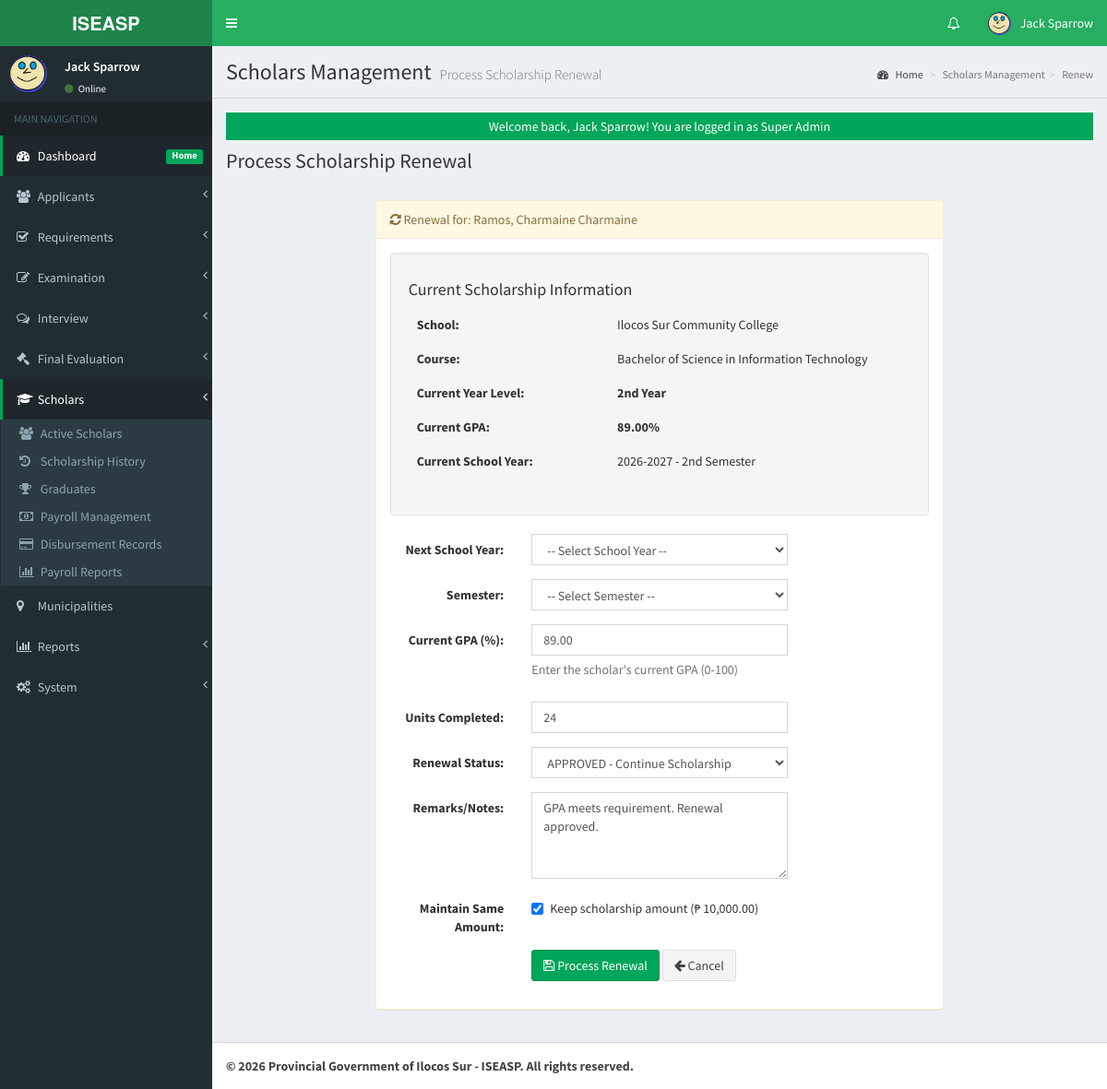
Screenshot of /admin/scholars/index.php?view=renew&id=1 (signed in) with the database file from the repository.
### tables this page shows
CREATE TABLE `tblusers` (
  `USERID` int(11) NOT NULL AUTO_INCREMENT,
  `FULLNAME` varchar(150) NOT NULL,
  `USERNAME` varchar(100) NOT NULL,
  `PASS` varchar(255) NOT NULL,
  `ROLE` enum('Super Admin','Admin','Evaluator','Staff') DEFAULT 'Admin',
  `PICLOCATION` varchar(255) DEFAULT NULL,
  `EMAIL` varchar(150) DEFAULT NULL,
  `DATECREATED` datetime DEFAULT current_timestamp(),
  `LAST_LOGIN` datetime DEFAULT NULL,
  `LAST_ACTIVITY` datetime DEFAULT NULL,
  `IP_ADDRESS` varchar(45) DEFAULT NULL,
  PRIMARY KEY (`USERID`),
  UNIQUE KEY `USERNAME` (`USERNAME`),
  KEY `idx_username` (`USERNAME`),
  KEY `idx_role` (`ROLE`)
);

CREATE TABLE `tbl_scholarship_awards` (
  `AWARD_ID` int(11) NOT NULL AUTO_INCREMENT,
  `APPLICANTID` int(11) NOT NULL,
  `SCHOOL_YEAR` varchar(20) NOT NULL,
  `SEMESTER` enum('1st Semester','2nd Semester','Summer') DEFAULT '1st Semester',
  `AWARD_DATE` date DEFAULT curdate(),
  `AWARDED_BY` int(11) NOT NULL,
  `AMOUNT` decimal(10,2) DEFAULT NULL,
  `STATUS` enum('Active','Inactive','Graduated','Terminated') DEFAULT 'Active',
  `REMARKS` text DEFAULT NULL,
  `CREATED_AT` datetime DEFAULT current_timestamp(),
  `UPDATED_BY` int(11) DEFAULT NULL,
  `UPDATED_AT` datetime DEFAULT NULL ON UPDATE current_timestamp(),
  PRIMARY KEY (`AWARD_ID`),
  KEY `APPLICANTID` (`APPLICANTID`),
  KEY `AWARDED_BY` (`AWARDED_BY`),
  KEY `idx_applicant` (`APPLICANTID`),
  KEY `idx_awarded_by` (`AWARDED_BY`),
  KEY `idx_status` (`STATUS`),
  KEY `idx_school_year` (`SCHOOL_YEAR`),
  CONSTRAINT `fk_award_applicant` FOREIGN KEY (`APPLICANTID`) REFERENCES `tbl_applicants` (`APPLICANTID`) ON DELETE CASCADE,
  CONSTRAINT `fk_award_awarder` FOREIGN KEY (`AWARDED_BY`) REFERENCES `tblusers` (`USERID`)
);

CREATE TABLE `tbl_applicants` (
  `APPLICANTID` int(11) NOT NULL AUTO_INCREMENT,
  `FIRSTNAME` varchar(100) NOT NULL,
  `MIDDLENAME` varchar(100) DEFAULT NULL,
  `LASTNAME` varchar(100) NOT NULL,
  `SUFFIX` varchar(10) DEFAULT NULL,
  `LRN` varchar(12) DEFAULT NULL,
  `BIRTHDATE` date DEFAULT NULL,
  `BIRTHPLACE` varchar(200) DEFAULT NULL,
  `GENDER` enum('Male','Female','Other') DEFAULT NULL,
  `CIVIL_STATUS` enum('Single','Married','Widowed','Separated') DEFAULT 'Single',
  `RELIGION` varchar(100) DEFAULT NULL,
  `NATIONALITY` varchar(50) DEFAULT 'Filipino',
  `PERMANENT_ADDRESS` text DEFAULT NULL,
  `CURRENT_ADDRESS` text DEFAULT NULL,
  `DISTRICT` varchar(100) DEFAULT NULL,
  `MUNICIPALITY` varchar(100) DEFAULT NULL,
  `BARANGAY` varchar(100) DEFAULT NULL,
  `COURSE` varchar(150) NOT NULL,
  `SCHOOL` varchar(150) NOT NULL,
  `YEARLEVEL` varchar(50) NOT NULL,
  `GPA` decimal(5,2) DEFAULT NULL,
  `CONTACT` varchar(20) NOT NULL,
  `EMAIL` varchar(150) NOT NULL,
  `FACEBOOK_URL` varchar(255) DEFAULT NULL,
  `EMERGENCY_CONTACT_NAME` varchar(150) DEFAULT NULL,
  `EMERGENCY_CONTACT_NUMBER` varchar(20) DEFAULT NULL,
  `EMERGENCY_CONTACT_RELATION` varchar(50) DEFAULT NULL,
  `APPLICATION_TYPE` enum('New Applicant','Renewal') DEFAULT 'New Applicant',
  `SCHOOL_YEAR` varchar(20) DEFAULT NULL,
  `SEMESTER` enum('1st Semester','2nd Semester','Summer') DEFAULT '1st Semester',
  `IS_4PS_BENEFICIARY` enum('Yes','No') DEFAULT 'No',
  `IS_INDIGENOUS` enum('Yes','No') DEFAULT 'No',
  `FAMILY_ANNUAL_INCOME` decimal(10,2) DEFAULT NULL,
  `PARENT_OCCUPATION` varchar(100) DEFAULT NULL,
  `STATUS` enum('Pending','Approved','Rejected','For Interview','Qualified','Scholar','Graduated') DEFAULT 'Pending',
  `EXAM_STATUS` enum('Pending','Passed','Failed') DEFAULT 'Pending',
  `REQUIREMENT_STATUS` enum('Complete','Incomplete','Pending') DEFAULT 'Pending',
  `REQUIREMENT_DATE` datetime DEFAULT NULL,
  `EXAM_SLIP_NUMBER` varchar(50) DEFAULT NULL,
  `EXAM_SLIP_GENERATED` datetime DEFAULT NULL,
  `EXAM_DATE` date DEFAULT NULL,
  `EXAM_TIME` time DEFAULT NULL,
  `EXAM_VENUE` varchar(255) DEFAULT NULL,
  `EXAM_NOTES` text DEFAULT NULL,
  `CREATED_BY` int(11) NOT NULL,
  `DATECREATED` datetime DEFAULT current_timestamp(),
  `UPDATED_BY` int(11) DEFAULT NULL,
  `LAST_UPDATED` datetime DEFAULT NULL ON UPDATE current_timestamp(),
  PRIMARY KEY (`APPLICANTID`),
  KEY `CREATED_BY` (`CREATED_BY`),
  KEY `idx_lrn` (`LRN`),
  KEY `idx_status` (`STATUS`),
  KEY `idx_exam_status` (`EXAM_STATUS`),
  KEY `idx_requirement_status` (`REQUIREMENT_STATUS`),
  KEY `idx_school_year` (`SCHOOL_YEAR`),
  KEY `idx_municipality` (`MUNICIPALITY`),
  KEY `idx_district` (`DISTRICT`),
  KEY `idx_datecreated` (`DATECREATED`),
  KEY `idx_updated_by` (`UPDATED_BY`),
  CONSTRAINT `fk_applicant_creator` FOREIGN KEY (`CREATED_BY`) REFERENCES `tblusers` (`USERID`),
  CONSTRAINT `fk_applicant_updater` FOREIGN KEY (`UPDATED_BY`) REFERENCES `tblusers` (`USERID`) ON DELETE SET NULL
);

### admin/scholars/renew.php (the view, shortened to what the rows shown need)
<?php
$id = isset($_GET['id']) ? intval($_GET['id']) : 0;
global $mydb;
$sql = "
    SELECT
        sa.*,
        a.LASTNAME, a.FIRSTNAME, a.MIDDLENAME, a.SUFFIX,
        a.SCHOOL, a.COURSE, a.YEARLEVEL, a.GPA,
        a.MUNICIPALITY
    FROM tbl_scholarship_awards sa
    INNER JOIN tbl_applicants a ON sa.APPLICANTID = a.APPLICANTID
    WHERE sa.AWARD_ID = $id AND sa.STATUS = 'Active'
";
$mydb->setQuery($sql);
$mydb->executeQuery();
$scholar = $mydb->loadSingleResult();
?>
<div class="row">
    <div class="col-lg-12">
        <h1 class="page-header">Process Scholarship Renewal</h1>
    </div>
</div>
<div class="row">
    <div class="col-md-8 col-md-offset-2">
        <div class="panel panel-warning">
            <div class="panel-heading">
                <i class="fa fa-refresh"></i> Renewal for: <?= htmlspecialchars($scholar->LASTNAME . ', ' . $scholar->FIRSTNAME . ' ' . ($scholar->MIDDLENAME ?? '')) ?>
            </div>
            <div class="panel-body">
                <div class="well">
                    <h4>Current Scholarship Information</h4>
                    <table class="table table-bordered">
                        <tr>
                            <th width="40%">School:</th>
                            <td><?= htmlspecialchars($scholar->SCHOOL) ?></td>
                        </tr>
                        <tr>
                            <th>Course:</th>
                            <td><?= htmlspecialchars($scholar->COURSE) ?></td>
                        </tr>
                        <tr>
                            <th>Current Year Level:</th>
                            <td><strong><?= $scholar->YEARLEVEL ?></strong></td>
                        </tr>
                        <tr>
                            <th>Current GPA:</th>
                            <td><strong><?= $scholar->GPA ?? 'N/A' ?>%</strong></td>
                        </tr>
                        <tr>
                            <th>Current School Year:</th>
                            <td><?= $scholar->SCHOOL_YEAR ?> - <?= $scholar->SEMESTER ?></td>
                        </tr>
                    </table>
                </div>
                <form method="POST" action="" class="form-horizontal">
                    <div class="form-group">
                        <label class="col-md-3 control-label">Next School Year:</label>
                        <div class="col-md-6">
                            <select name="school_year" class="form-control" required>
                                <option value="">-- Select School Year --</option>
                            </select>
                        </div>
                    </div>
                    <div class="form-group">
                        <label class="col-md-3 control-label">Semester:</label>
                        <div class="col-md-6">
                            <select name="semester" class="form-control" required>
                                <option value="">-- Select Semester --</option>
                            </select>
                        </div>
                    </div>
                    <div class="form-group">
                        <label class="col-md-3 control-label">Current GPA (%):</label>
                        <div class="col-md-6">
                            <input type="number" name="gpa" class="form-control"
                                   value="<?= $scholar->GPA ?>" min="0" max="100" step="0.01" required>
                            <span class="help-block">Enter the scholar's current GPA (0-100)</span>
                        </div>
                    </div>
                    <div class="form-group">
                        <label class="col-md-3 control-label">Units Completed:</label>
                        <div class="col-md-6">
                            <input type="number" name="units_completed" class="form-control"
                                   value="24" min="0" required>
                        </div>
                    </div>
                    <div class="form-group">
                        <label class="col-md-3 control-label">Renewal Status:</label>
                        <div class="col-md-6">
                            <select name="renewal_status" class="form-control" required>
                                <option value="Approved">APPROVED - Continue Scholarship</option>
                            </select>
                        </div>
                    </div>
                    <div class="form-group">
                        <label class="col-md-3 control-label">Remarks/Notes:</label>
                        <div class="col-md-6">
                            <textarea name="remarks" class="form-control" rows="4"
                                      placeholder="Enter any remarks about this renewal">GPA meets requirement. Renewal approved.</textarea>
                        </div>
                    </div>
                    <div class="form-group">
                        <label class="col-md-3 control-label">Maintain Same Amount:</label>
                        <div class="col-md-6">
                            <div class="checkbox">
                                <label>
                                    <input type="checkbox" name="same_amount" value="1" checked>
                                    Keep scholarship amount (₱ <?= number_format($scholar->AMOUNT, 2) ?>)
                                </label>
                            </div>
                        </div>
                    </div>
                    <div class="form-group">
                        <div class="col-md-offset-3 col-md-6">
                            <button type="submit" name="renew" class="btn btn-success" onclick="return confirm('Process this renewal?')">
                                <i class="fa fa-save"></i> Process Renewal
                            </button>
                            <a href="index.php?view=view&id=<?= $id ?>" class="btn btn-default">
                                <i class="fa fa-arrow-left"></i> Cancel
                            </a>
                        </div>
                    </div>
                </form>
            </div>
        </div>
    </div>
</div>

### admin/theme/templates.php (shortened to what the rows shown need)
<!DOCTYPE html>
<html>
<head>
    <link rel="stylesheet" href="<?php echo web_root;?>bootstrap/css/bootstrap.min.css">
    <link rel="stylesheet" href="<?php echo web_root;?>plugins/font-awesome/css/font-awesome.min.css">
    <link rel="stylesheet" href="<?php echo web_root;?>dist/css/AdminLTE.min.css">
    <link rel="stylesheet" href="<?php echo web_root;?>dist/css/skins/_all-skins.min.css">
    <link rel="stylesheet" href="<?php echo web_root;?>plugins/iCheck/flat/blue.css">
    <link rel="stylesheet" href="<?php echo web_root;?>plugins/datatables/dataTables.bootstrap.css">
    <link rel="stylesheet" href="<?php echo web_root;?>plugins/datepicker/datepicker3.css">
    <link rel="stylesheet" href="<?php echo web_root;?>plugins/daterangepicker/daterangepicker-bs3.css">
    <link rel="stylesheet" href="<?php echo web_root;?>plugins/bootstrap-wysihtml5/bootstrap3-wysihtml5.min.css">
</head>
<body class="hold-transition skin-green fixed sidebar-mini">
    <div class="wrapper">
        <header class="main-header">
            <nav class="navbar navbar-static-top" role="navigation">
                <div class="navbar-custom-menu">
                    <ul class="nav navbar-nav">
                        <?php
                        $user = New User();
                        $singleuser = $user->single_user($_SESSION['ADMIN_USERID']);
                        ?>
                        <li class="dropdown user user-menu">
                            <a href="#" class="dropdown-toggle" data-toggle="dropdown">
                                <img src="<?php echo web_root.'admin/user/photos/'. $singleuser->PICLOCATION;?>" class="user-image" alt="User Image">
                                <span class="hidden-xs"><?php echo $singleuser->FULLNAME; ?></span>
                            </a>
                        </li>
                    </ul>
                </div>
            </nav>
        </header>
        <aside class="main-sidebar">
            <section class="sidebar">
                <div class="user-panel">
                    <div class="pull-left image">
                        <img src="<?php echo web_root.'admin/user/photos/'. $singleuser->PICLOCATION;?>" class="img-circle" alt="User Image"  style="height: 40px;">
                    </div>
                    <div class="pull-left info">
                        <p><?php echo $singleuser->FULLNAME; ?></p>
                        <a href="#"><i class="fa fa-circle text-success"></i> Online</a>
                    </div>
                </div>
            </section>
        </aside>
        <div class="content-wrapper">
            <section class="content-header">
                <h1>
                    <?php echo isset($title) ? $title : 'Dashboard'; ?>
                    <small><?php echo isset($subtitle) ? $subtitle : 'Control Panel'; ?></small>
                </h1>
            </section>
            <section class="content">
                <?php
                if (isset($content) && file_exists($content)) {
                    require_once $content;
                } else {
                    echo '<div class="alert alert-danger">Content file not found!</div>';
                }
                ?>
            </section>
        </div>
    </div>
</body>
</html>

### rows the page displays
tblusers: PICLOCATION (picture), FULLNAME "Jack Sparrow"
tbl_scholarship_awards: APPLICANTID.MIDDLENAME "Ramos, Charmaine Charmaine", APPLICANTID.SCHOOL "Ilocos Sur Community College", APPLICANTID.COURSE "Bachelor of Science in Information Technology", APPLICANTID.YEARLEVEL "2nd Year", APPLICANTID.GPA "89.00", SCHOOL_YEAR "2026-2027", SEMESTER "2nd Semester", gpa "89.00", AMOUNT "10,000.00"

### other values shown
$title "Scholars Management"
$subtitle "Process Scholarship Renewal"
str_replace('_', ' ', $_GET['view']) "Renew"
$_SESSION['message'] "Welcome back, Jack Sparrow! You are logged in as Super Admin"
